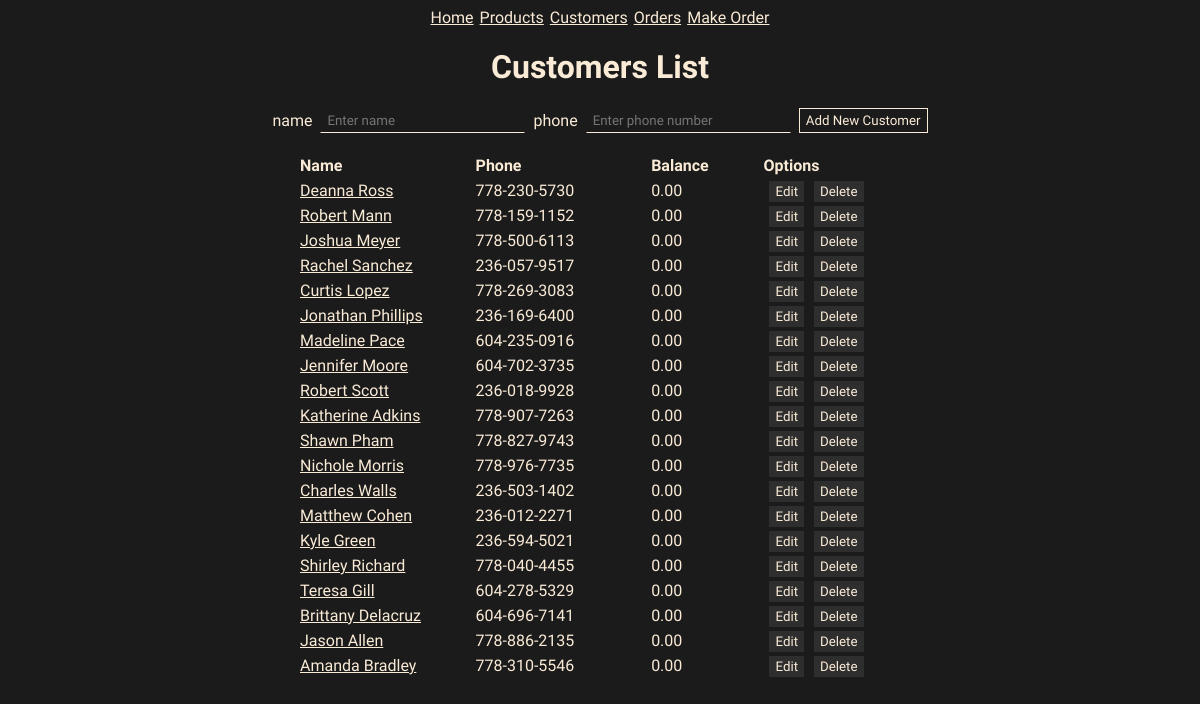
Page /customers on the committed database.
### models.py (models this page shows)
class Customer(db.Model):
    id = mapped_column(Integer, primary_key=True)
    name = mapped_column(String(50), nullable=False, unique=True)
    phone = mapped_column(String(50), nullable=False)
    balance = mapped_column(Numeric, nullable=False, default=0)
    orders = relationship("Order", back_populates="customer")
    def to_json(self):
        self.balance = round(self.balance, 2)
        return {
            "id":self.id,
            "name":self.name,
            "phone": self.phone,
            "balance": self.balance
        }

### app.py (the view)
@app.route("/customers", methods=['GET', 'POST'])
def customers_list():
    if request.method == 'POST':
        name = request.form['name']
        phone =request.form['phone']
        new_customer = Customer(name=name, phone=phone)
        db.session.add(new_customer)
        db.session.commit()
        return redirect("/customers")
    else:
        statement = db.select(Customer).order_by(Customer.id)
        results = db.session.execute(statement)
        customers = []
        for customer in results.scalars():
            json_record = Customer.to_json(customer)
            customers.append(json_record)
        return render_template("customers.html", customers = customers)

### templates/customers.html
{% extends "base.html" %}
{% block content %}
<h1>Customers List</h1>
<div class="container">
    <form action="/customers" method="POST">
        name<input type="text" name="name" placeholder="Enter name">
        phone<input type="text" name="phone" placeholder="Enter phone number">
        <input type="submit" value="Add New Customer" class="button">
    </form>
    <table>
        <thead>
            <tr>
                <th scope="col" width="90">Name</th>
                <th scope="col" width="90">Phone</th>
                <th scope="col" width="40">Balance</th>
                <th scope="col" width="70">Options</th>
            </tr>
        </thead>
        <tbody>
            {% for customer in customers %}
            <tr>
                <td><a href="/customer/{{customer.id}}">{{ customer.name }}</a></td>
                <td>{{ customer.phone }}</td>
                <td>{{ customer.balance }}</td>
                <td>
                    <a href="/customer/update/{{customer.id}}" class="btn">Edit</a>
                    <a href="/customer/delete/{{customer.id}}" class="btn"
                        onclick="return confirm('Are you sure to delete?')">Delete</a>
                </td>
            </tr>
            {% endfor %}
        </tbody>
    </table>
</div>
{% endblock %}

### templates/base.html (shortened to what this page needs)
<!doctype html>
<html lang="en">
<head>
    <link rel="stylesheet" type="text/css" href="{{ url_for('static', filename='style.css') }}">
</head>
<body>
    <div class="container">
        <nav>
            <a href="{{ url_for('home') }}">Home</a>
            <a href="{{ url_for('products_list') }}">Products</a>
            <a href="{{ url_for('customers_list') }}">Customers</a>
            <a href="{{ url_for('orders_list') }}">Orders</a>
            <a href="{{ url_for('make_order') }}">Make Order</a>
        </nav>
        {% block content %}
        {% endblock %}
    </div>
</body>
</html>

### static/style.css (style rules this page uses)
:root { --font-color: antiquewhite; --background: #1b1b1b; --bg-variant: #2e2e2e; --bg-variant-dark: #1f1e1e; }
body { display: flex; align-items: center; justify-content: center; background-color: var(--background); color: var(--font-color); font-family: "Roboto Condensed", sans-serif; }
nav { display: flex; align-items: center; justify-content: center; gap: 6px; }
.container { width: 80vw; max-width: 600px; display: flex; flex-direction: column; align-items: center; justify-content: center; }
a { color: var(--font-color); }
form { display: flex; gap: 6px; align-items: center; justify-content: center; }
table { margin-top: 20px; width: 100%; border-collapse: collapse; }
th, td { text-align: left; padding: 3px 0; }
input[type="text"] { background-color: transparent; font-family: "Roboto Condensed", sans-serif; border: 1px solid var(--background); padding: 4px 6px; border-bottom: 1px solid var(--font-color); margin: 0 2px; outline: none; color: var(--font-color); }
input[type="submit"] { cursor: pointer; font-family: "Roboto Condensed", sans-serif; background-color: transparent; color: var(--font-color); padding: 4px 6px; border: 1px solid var(--font-color); }
.btn { cursor: pointer; font-family: "Roboto Condensed", sans-serif; font-weight: 500; font-size: smaller; background-color: var(--bg-variant); color: var(--font-color); padding: 3px 6px; text-decoration: none; margin-left: 6px; }

### rows in the picture
Customer: name "Deanna Ross", phone "778-230-5730", balance "0.00"
Customer: name "Robert Mann", phone "778-159-1152", balance "0.00"
Customer: name "Joshua Meyer", phone "778-500-6113", balance "0.00"
Customer: name "Rachel Sanchez", phone "236-057-9517", balance "0.00"
Customer: name "Curtis Lopez", phone "778-269-3083", balance "0.00"
Customer: name "Jonathan Phillips", phone "236-169-6400", balance "0.00"
Customer: name "Madeline Pace", phone "604-235-0916", balance "0.00"
Customer: name "Jennifer Moore", phone "604-702-3735", balance "0.00"
Customer: name "Robert Scott", phone "236-018-9928", balance "0.00"
Customer: name "Katherine Adkins", phone "778-907-7263", balance "0.00"
Customer: name "Shawn Pham", phone "778-827-9743", balance "0.00"
Customer: name "Nichole Morris", phone "778-976-7735", balance "0.00"
Customer: name "Charles Walls", phone "236-503-1402", balance "0.00"
Customer: name "Matthew Cohen", phone "236-012-2271", balance "0.00"
Customer: name "Kyle Green", phone "236-594-5021", balance "0.00"
Customer: name "Shirley Richard", phone "778-040-4455", balance "0.00"
Customer: name "Teresa Gill", phone "604-278-5329", balance "0.00"
Customer: name "Brittany Delacruz", phone "604-696-7141", balance "0.00"
Customer: name "Jason Allen", phone "778-886-2135", balance "0.00"
Customer: name "Amanda Bradley", phone "778-310-5546", balance "0.00"
